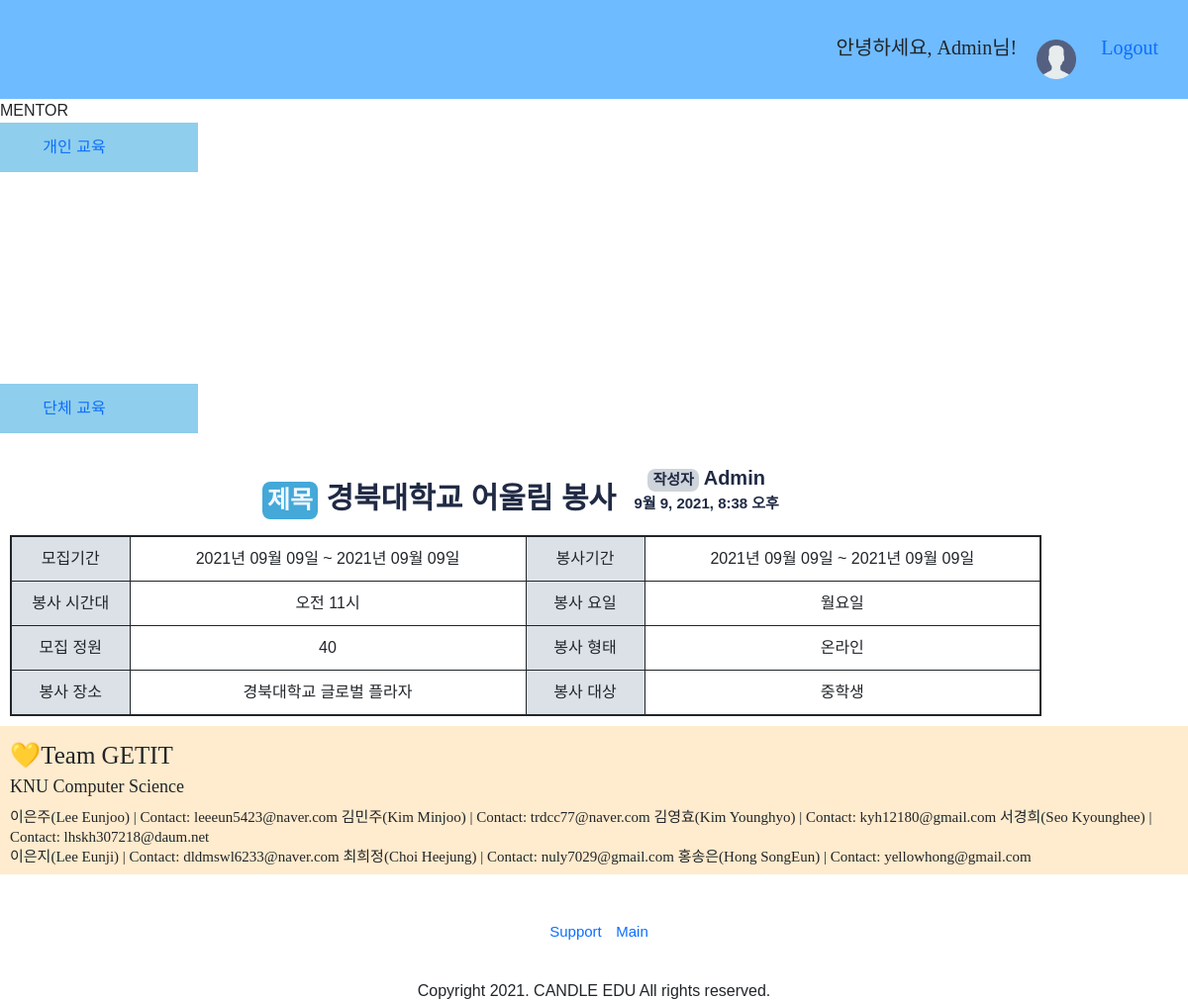
The app's page /mentor_detail/5 (signed in) with its own data.
### accounts/models.py (models this page shows)
class User(AbstractUser):
    name = models.TextField(max_length=200, blank=True)
    birth_date = models.DateField(null=True, blank=True)
    email = models.TextField(max_length=200, blank=True)
    phone = models.TextField(max_length=200, blank=True)

### blog/models.py (models this page shows, shortened)
class mentor(models.Model):
    title = models.CharField(max_length=100) #글 제목
    user = models.ForeignKey(settings.AUTH_USER_MODEL, on_delete=models.CASCADE) #related_name 필드?
    pub_date = models.DateTimeField(auto_now_add=True) #자동으로 글 올린 날짜 저장. 수정불가 #생성날짜
    recruit_startdate = models.DateField(null=True, default=timezone.now) #모집시작일
    recruit_endDate = models.DateField(blank=True) #모집종료일
    volun_startDate = models.DateField(blank=True) #봉사시작일
    volun_endDate = models.DateField(blank=True) #봉사종료일
    volun_times = models.TextField(blank=True) #봉사시간대
    volun_day = models.TextField(blank=True) #그냥 입력하게 하도록 #봉사요일
    recruit_number = models.IntegerField(default=0, blank=True) #모집정원
    mentoringType = models.TextField(blank=True)
    recruit_center = models.TextField(blank=True) #모집기관
    center_latitude = models.FloatField(default=0.0) #모집기관 위도
    center_longitude = models.FloatField(default=0.0) #모집기관 경도
    volun_place = models.TextField(blank=True)# 봉사장소
    volun_for = models.TextField(blank=True)#봉사대상
    files = models.FileField(null=True, blank=True, upload_to="")#첨부파일

### blog/views.py (the view)
# urls.py: path('mentor_detail/<str:id>', mentor_detail, name="mentor_detail"),
def mentor_detail(request, id):
    blog = get_object_or_404(mentor, pk =id)
    person = get_object_or_404(get_user_model(), username=request.user)
    context = {
        'blog' : blog,
        'person' : person
    }
    return render(request, 'mentor_detail.html', context)

### template/mentor_detail.html (shortened to what this page needs)
{% extends 'base.html' %}
{% block content %}
    <link rel="stylesheet" href="../../static/css/mentor_detail.css">
    <link href="https://cdn.jsdelivr.net/npm/bootstrap@5.1.0/dist/css/bootstrap.min.css" rel="stylesheet">
    <div id="middle">
        <div>
            <div id="sidebar">
                <div class="menutitle">MENTOR</div>
                <ul>
                    <li>
                        <a href="#">개인 교육</a>
                    </li>
                </ul>
            </div>
            <br><br><br><br><br><br><br><br><br><br><br><br>
            <div id="sidebar">
                <ul>
                    <li>
                        <a href="#">단체 교육</a>
                    </li>
                </ul>
            </div>
        </div>
        <div>
            <div id="content">
                <div class="title">
                    <div class="title-button">제목</div>
                    {{blog.title}}
                <div class="title" style="font-size:20px;">
                    <div class="title-button" id="writer">작성자</div>
                    {{blog.user}}
                    <div id="pub-date">{{blog.pub_date}}</div>
                </div>
                </div>
                <table>
                        <tr>
                            <td>
                                모집기간
                            </td>
                            <td>
                                {{blog.recruit_startdate|date:"Y년 m월 d일"}} ~ {{blog.recruit_endDate|date:"Y년 m월 d일"}}
                            </td>
                            <td>
                                봉사기간
                            </td>
                            <td>
                                {{blog.volun_startDate|date:"Y년 m월 d일"}} ~ {{blog.volun_endDate|date:"Y년 m월 d일"}}
                            </td>
                        </tr>
                        <tr>
                            <td>
                                봉사 시간대
                            </td>
                            <td>
                                {{blog.volun_times}}
                            </td>
                            <td>
                                봉사 요일
                            </td>
                            <td>
                                {{blog.volun_day}}
                            </td>
                        <tr>
                            <td>
                                모집 정원
                            </td>
                            <td>
                                {{blog.recruit_number}}
                            </td>
                            <td>
                                봉사 형태
                            </td>
                            <td>
                                {{blog.mentoringType}}
                            </td>
                        </tr>
                        <tr>
                            <td>
                                봉사 장소
                            </td>
                            <td>
                            <span id="volun_place">{{blog.volun_place}}</span>
                            </td>
                            <td>
                                봉사 대상
                            </td>
                            <td>
                                {{blog.volun_for}}
                            </td>
                        </tr>
                </table>
            </div>
        </div>
    </div>
{% endblock %}

### template/base.html (shortened to what this page needs)
{% load static %}
<!DOCTYPE html>
<html lang="en">
<head>
    <link rel="stylesheet" href="../../static/css/base.css">
</head>
<body>
    <div class="header">
        <div class="nav-item">
            {% if user.is_authenticated %}
            <div class="hello">
                <p style="font-family:Nanum Gothic;">안녕하세요, {{user.username}}님! </p>
            </div>
            <div class="condition">
                <a href="{% url 'mypage' user.username %}"> <img src="../../media/profile/basic_profile.jpg"
                        style="margin-right:20px; margin-top:20px;" width="40px"></a>
                <a href="javascript:{document.getElementById('logout').submit()}"
                    style="font-family:Nanum Gothic;">Logout</a>
            </div>
            {% else %}
            <div class="condition2">
                <a href="{% url 'signup' %}" style="margin-right:10px;">Signup</a>
                <a href="{% url 'login' %}">Login</a>
            </div>
            {% endif %}
        </div>
    </div>
    <div class="con">
        {% block content %}{% endblock %}
    </div>
    <div id="footer">
        <p align="left" style="font-size: 25px; font-family: Nanum Gothic; line-height: 20px; margin-left: 10px; margin-top: 50px;"><br>💛Team GETIT</p>
        <p align="left" style="font-size: 18px; font-family: Nanum Gothic; line-height: 10px; margin-left: 10px;">KNU Computer Science</p>
        <p align="left" style="font-size: 15px; font-family: Nanum Gothic; line-height: 20px; margin-left: 10px;">이은주(Lee Eunjoo) | Contact: leeeun5423@naver.com
        김민주(Kim Minjoo) | Contact: trdcc77@naver.com  김영효(Kim Younghyo) | Contact: kyh12180@gmail.com  서경희(Seo Kyounghee) | Contact: lhskh307218@daum.net <br>
        이은지(Lee Eunji) | Contact: dldmswl6233@naver.com  최희정(Choi Heejung) | Contact: nuly7029@gmail.com  홍송은(Hong SongEun) | Contact: yellowhong@gmail.com</p>
        <p align="left" style="font-size: 15px; font-family: Nanum Gothic;line-height: 10px;margin-left: 10px; margin-top: 10px; display: inline;"><a href="{% url 'support' %}">Support</a></p>
        <p align="left" style="font-size: 15px; font-family: Nanum Gothic;line-height: 10px;margin-left: 10px; margin-top: 10px; display: inline;"><a href="{% url 'main' %}">Main</a></p>
        <h6>Copyright 2021. CANDLE EDU All rights reserved.</h6>
    </div>
</body>
</html>

### static/css/base.css (style rules this page uses)
body { margin : 0; }
.header { background-color: rgb(110, 187, 255); height: 100px; display: block; width: 100%; }
.hello { font-size: 20px; height: 100px; margin-right: 10px; display: inline-block; }
.condition { font-size: 20px; margin-left: 5px; margin-right: 30px; height: 100px; display: inline-block; }
.nav-item { margin-top: 20px; float: right; }
#footer { background-color: blanchedalmond; height: 150px; clear: both; width: 100%; }
#nav, #section, #footer { text-align:center; }
#footer { line-height: 100px; }

### static/css/mentor_detail.css (style rules this page uses)
* { font-family: Nanum Gothic, sans-serif; }
html, body { width: 100%; height: 100%; }
.title-button { border-radius: 8px; border-color:aliceblue; background-color: #44A8D8; color:aliceblue; display: inline-block; padding-left: 5px; padding-right: 5px; font-size:25px; }
#writer { background-color: #ced4da; color:#202A44; font-size:15px; text-align: right; }
.title { border-top-color: #ced4da; border-bottom-color:#ced4da; color: #202A44; font-weight:bold; font-size:30px; border:1px; padding:10px; display: inline-block; }
#content { text-align: center; padding:10px; float:left; }
td:nth-child(2n+1) { background-color:#dbe1e7; width:120px; text-align: center; }
td:nth-child(2n+0) { width:400px; }
#pub-date { text-align: right; font-size: 15px; }

### template/mentor_detail.html (style rules this page uses)
table { border:2px solid; }
td, tr { border:1px solid; padding: 10px 5px; border-collapse:collapse; }
a { text-decoration: none; }
#sidebar { float: left; }
ul { list-style: none; margin: 0px; padding: 0px; position: relative; text-align: center; }
ul li a { text-decoration: none; display: block; width: 150px; height: 50px; line-height: 50px; }
li { width: 200px; background-color: #8FCEEC; text-align: center; }

### records on screen
User: username "Admin"
mentor: title "경북대학교 어울림 봉사", user "Admin", pub_date "9월 9, 2021, 8:38 오후", recruit_startdate "2021년 09월 09일", recruit_endDate "2021년 09월 09일", volun_startDate "2021년 09월 09일", volun_endDate "2021년 09월 09일", volun_times "오전 11시", volun_day "월요일", recruit_number "40", mentoringType "온라인", volun_place "경북대학교 글로벌 플라자", volun_for "중학생"
